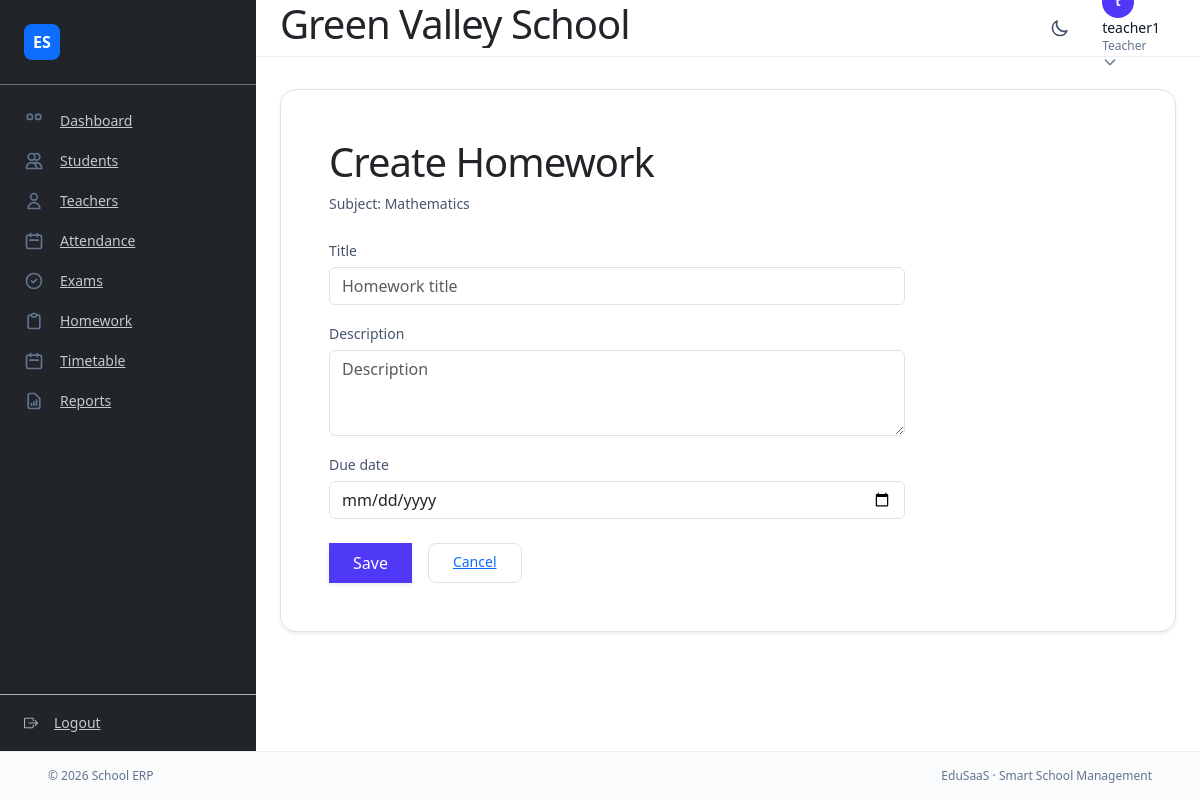
The page /teacher/homework/create/ (signed in) on the database its author committed.
### apps/accounts/models.py (models this page shows, shortened)
class User(AbstractUser):
    class Roles(models.TextChoices):
        SUPERADMIN = "SUPERADMIN", "Super admin"
        ADMIN = "ADMIN", "School admin"
        TEACHER = "TEACHER", "Teacher"
        STUDENT = "STUDENT", "Student"
    role = models.CharField(
        max_length=20,
        choices=Roles.choices,
        default=Roles.STUDENT,
    )
    school = models.ForeignKey(
        "core.School",
        on_delete=models.SET_NULL,
        null=True,
        blank=True,
        related_name="users",
        db_index=True,
    )
    phone_number = models.CharField(
        max_length=20,
        blank=True,
        help_text="Optional contact phone number.",
    )

### apps/core/models.py (models this page shows, shortened)
class Subject(models.Model):
    name = models.CharField(max_length=100, db_index=True)
    code = models.CharField(max_length=50, blank=True, db_index=True)  # e.g. MATH101, PHY101
    classroom = models.ForeignKey(
        ClassRoom,
        on_delete=models.CASCADE,
        null=True,
        blank=True,
        related_name="subjects",
    )
    teacher = models.ForeignKey(
        "Teacher",
        on_delete=models.SET_NULL,
        null=True,
        blank=True,
        related_name="assigned_subjects",
    )
    academic_year = models.ForeignKey(
        "AcademicYear",
        on_delete=models.CASCADE,
        related_name="subjects",
        null=True,
        blank=True,
    )
    school = models.ForeignKey(
        School,
        on_delete=models.CASCADE,
        related_name="subjects",
    )
    class Meta:
        constraints = [
            models.UniqueConstraint(
                fields=["code", "classroom", "academic_year"],
                condition=Q(code__gt="", academic_year__isnull=False),
                name="unique_subject_code_per_class_year",
            ),
        ]

### apps/core/views.py (the view)
# urls.py: path("teacher/homework/create/", views.create_homework, name="create_homework"),
@teacher_required
def create_homework(request):
    from .forms import TeacherHomeworkForm
    teacher = getattr(request.user, "teacher_profile", None)
    subject = None
    if teacher:
        subject = teacher.subjects.first() or teacher.subject
    if not teacher or not subject:
        messages.warning(request, "You must be assigned a subject before creating homework.")
        return redirect("core:teacher_dashboard")
    if request.method == "POST":
        form = TeacherHomeworkForm(request.POST)
        if form.is_valid():
            hw = form.save(commit=False)
            hw.teacher = teacher
            hw.subject = subject
            hw.save()
            messages.success(request, "Homework created successfully.")
            return redirect("core:teacher_dashboard")
    else:
        form = TeacherHomeworkForm()
    return render(request, "core/teacher/homework_form.html", {"form": form, "title": "Create Homework", "subject": subject})

### apps/core/forms.py
class TeacherHomeworkForm(forms.ModelForm):
    class Meta:
        model = Homework
        fields = ["title", "description", "due_date"]
        widgets = {
            "title": forms.TextInput(attrs={"class": INPUT_CLASS, "placeholder": "Homework title"}),
            "description": forms.Textarea(attrs={"class": INPUT_CLASS, "rows": 3, "placeholder": "Description"}),
            "due_date": forms.DateInput(attrs={"type": "date", "class": INPUT_CLASS}),
        }

### templates/core/teacher/homework_form.html (shortened to what this page needs)
{% extends "base.html" %}
{% block content %}
<div class="space-y-6 max-w-xl">
  <div>
    <h1 class="text-xl font-semibold tracking-tight text-slate-900 dark:text-slate-50">
      {{ title }}
    </h1>
    {% if subject %}
      <p class="mt-1 text-sm text-slate-600 dark:text-slate-300">
        Subject: {{ subject.name }}
      </p>
    {% endif %}
  </div>
  <form method="post" class="space-y-4">
    {% for field in form %}
      <div class="space-y-1.5">
        <label for="{{ field.id_for_label }}" class="block text-sm font-medium text-slate-600 dark:text-slate-300">
          {{ field.label }}
        </label>
        {{ field }}
      </div>
    {% endfor %}
    <div class="flex gap-3 pt-2">
      <button type="submit" class="rounded-lg bg-indigo-600 px-4 py-2 text-sm font-medium text-white shadow-sm hover:bg-indigo-700 focus:outline-none focus:ring-2 focus:ring-indigo-500 focus:ring-offset-2">
        Save
      </button>
      <a href="{% url 'core:teacher_dashboard' %}" class="rounded-lg border border-slate-200 dark:border-slate-700 px-4 py-2 text-sm font-medium text-slate-700 dark:text-slate-300 hover:bg-slate-50 dark:hover:bg-slate-800">
        Cancel
      </a>
    </div>
  </form>
</div>
{% endblock %}

### templates/base.html (shortened to what this page needs)
<!DOCTYPE html>
{% load static %}
<html lang="en" class="h-full">
  <head>
    {% load tailwind_tags %}
    {% tailwind_css %}
    <link href="https://cdn.jsdelivr.net/npm/bootstrap@5.3.3/dist/css/bootstrap.min.css" rel="stylesheet">
    <link href="https://cdn.jsdelivr.net/npm/bootstrap-icons@1.11.3/font/bootstrap-icons.min.css" rel="stylesheet">
  </head>
  <body class="h-full bg-slate-100 text-slate-900 dark:bg-slate-950 dark:text-slate-100">
    <div class="min-h-screen flex flex-col">
      {% if request.user.is_authenticated %}
        <div class="flex flex-1 min-h-0">
          <aside class="hidden md:flex md:flex-col w-64 flex-shrink-0 bg-dark">
            <div class="p-4 border-bottom border-secondary">
              <span class="rounded-3 bg-primary text-white fw-semibold d-inline-flex align-items-center justify-content-center" style="width:36px;height:36px">ES</span>
            </div>
            <nav class="flex-1 px-2 py-3 overflow-y-auto">
              <a href="{% if request.user.role == 'SUPERADMIN' %}{% url 'core:super_admin_dashboard' %}{% elif request.user.role == 'ADMIN' %}{% url 'core:admin_dashboard' %}{% elif request.user.role == 'TEACHER' %}{% url 'core:teacher_dashboard' %}{% else %}{% url 'core:student_dashboard' %}{% endif %}" class="flex items-center gap-3 rounded-lg px-3 py-2.5 text-sm font-medium text-slate-700 dark:text-slate-200 hover:bg-slate-100 dark:hover:bg-slate-800 transition">
                Dashboard
              </a>
              <a href="{% if request.user.role == 'ADMIN' %}{% url 'core:school_students_list' %}{% else %}{% url 'core:students_list' %}{% endif %}" class="flex items-center gap-3 rounded-lg px-3 py-2.5 text-sm font-medium text-slate-700 dark:text-slate-200 hover:bg-slate-100 dark:hover:bg-slate-800 transition">
                <svg class="h-5 w-5 text-slate-500" fill="none" stroke="currentColor" viewBox="0 0 24 24"><path stroke-linecap="round" stroke-linejoin="round" stroke-width="2" d="M12 4.354a4 4 0 110 5.292M15 21H3v-1a6 6 0 0112 0v1zm0 0h6v-1a6 6 0 00-9-5.197M13 7a4 4 0 11-8 0 4 4 0 018 0z"></path></svg>
                Students
              </a>
              <a href="{% if request.user.role == 'ADMIN' %}{% url 'core:school_teachers_list' %}{% else %}{% url 'core:teachers_list' %}{% endif %}" class="flex items-center gap-3 rounded-lg px-3 py-2.5 text-sm font-medium text-slate-700 dark:text-slate-200 hover:bg-slate-100 dark:hover:bg-slate-800 transition">
                <svg class="h-5 w-5 text-slate-500" fill="none" stroke="currentColor" viewBox="0 0 24 24"><path stroke-linecap="round" stroke-linejoin="round" stroke-width="2" d="M16 7a4 4 0 11-8 0 4 4 0 018 0zM12 14a7 7 0 00-7 7h14a7 7 0 00-7-7z"></path></svg>
                Teachers
              </a>
              <a href="{% if request.user.role == 'STUDENT' %}{% url 'core:student_attendance' %}{% elif request.user.role == 'TEACHER' %}{% url 'core:bulk_attendance' %}{% else %}{% url 'core:attendance_list' %}{% endif %}" class="flex items-center gap-3 rounded-lg px-3 py-2.5 text-sm font-medium text-slate-700 dark:text-slate-200 hover:bg-slate-100 dark:hover:bg-slate-800 transition">
                <svg class="h-5 w-5 text-slate-500" fill="none" stroke="currentColor" viewBox="0 0 24 24"><path stroke-linecap="round" stroke-linejoin="round" stroke-width="2" d="M8 7V3m8 4V3m-9 8h10M5 21h14a2 2 0 002-2V7a2 2 0 00-2-2H5a2 2 0 00-2 2v12a2 2 0 002 2z"></path></svg>
                Attendance
              </a>
              <a href="{% if request.user.role == 'STUDENT' %}{% url 'core:student_exams_list' %}{% elif request.user.role == 'TEACHER' %}{% url 'core:teacher_exams' %}{% else %}{% url 'core:marks_list' %}{% endif %}" class="flex items-center gap-3 rounded-lg px-3 py-2.5 text-sm font-medium text-slate-700 dark:text-slate-200 hover:bg-slate-100 dark:hover:bg-slate-800 transition">
                <svg class="h-5 w-5 text-slate-500" fill="none" stroke="currentColor" viewBox="0 0 24 24"><path stroke-linecap="round" stroke-linejoin="round" stroke-width="2" d="M9 12l2 2 4-4m6 2a9 9 0 11-18 0 9 9 0 0118 0z"></path></svg>
                {% if request.user.role == 'TEACHER' %}Exams{% else %}Marks{% endif %}
              </a>
              <a href="{% url 'core:homework_list' %}" class="flex items-center gap-3 rounded-lg px-3 py-2.5 text-sm font-medium text-slate-700 dark:text-slate-200 hover:bg-slate-100 dark:hover:bg-slate-800 transition">
                <svg class="h-5 w-5 text-slate-500" fill="none" stroke="currentColor" viewBox="0 0 24 24"><path stroke-linecap="round" stroke-linejoin="round" stroke-width="2" d="M9 5H7a2 2 0 00-2 2v12a2 2 0 002 2h10a2 2 0 002-2V7a2 2 0 00-2-2h-2M9 5a2 2 0 002 2h2a2 2 0 002-2M9 5a2 2 0 012-2h2a2 2 0 012 2"></path></svg>
                Homework
              </a>
              <a href="{% if request.user.role == 'ADMIN' %}{% url 'timetable:school_timetable_index' %}{% elif request.user.role == 'TEACHER' %}{% url 'timetable:teacher_timetable' %}{% elif request.user.role == 'STUDENT' %}{% url 'timetable:student_timetable' %}{% else %}{% url 'core:reports_list' %}{% endif %}" class="flex items-center gap-3 rounded-lg px-3 py-2.5 text-sm font-medium text-slate-700 dark:text-slate-200 hover:bg-slate-100 dark:hover:bg-slate-800 transition">
                <svg class="h-5 w-5 text-slate-500" fill="none" stroke="currentColor" viewBox="0 0 24 24"><path stroke-linecap="round" stroke-linejoin="round" stroke-width="2" d="M8 7V3m8 4V3m-9 8h10M5 21h14a2 2 0 002-2V7a2 2 0 00-2-2H5a2 2 0 00-2 2v12a2 2 0 002 2z"></path></svg>
                Timetable
              </a>
              <a href="{% if request.user.role == 'STUDENT' %}{% url 'core:student_reports' %}{% else %}{% url 'core:reports_list' %}{% endif %}" class="flex items-center gap-3 rounded-lg px-3 py-2.5 text-sm font-medium text-slate-700 dark:text-slate-200 hover:bg-slate-100 dark:hover:bg-slate-800 transition">
                <svg class="h-5 w-5 text-slate-500" fill="none" stroke="currentColor" viewBox="0 0 24 24"><path stroke-linecap="round" stroke-linejoin="round" stroke-width="2" d="M9 17v-2m3 2v-4m3 4v-6m2 10H7a2 2 0 01-2-2V5a2 2 0 012-2h5.586a1 1 0 01.707.293l5.414 5.414a1 1 0 01.293.707V19a2 2 0 01-2 2z"></path></svg>
                Reports
              </a>
            </nav>
            <div class="p-2 border-t border-slate-200/70 dark:border-slate-800/70">
              <a href="{% url 'accounts:logout' %}" class="flex items-center gap-3 rounded-lg px-3 py-2.5 text-sm font-medium text-rose-600 dark:text-rose-400 hover:bg-rose-50 dark:hover:bg-rose-950/40 transition">
                <i class="bi bi-box-arrow-right"></i>
                <span>Logout</span>
              </a>
            </div>
          </aside>
          <div class="flex flex-col flex-1 min-w-0">
            <header class="flex-shrink-0 border-b border-slate-200/70 dark:border-slate-700/70 bg-white dark:bg-slate-900/95 backdrop-blur">
              <div class="flex items-center justify-between h-14 px-4 lg:px-6">
                <h1 class="text-base font-semibold tracking-tight text-slate-900 dark:text-slate-50 truncate">
                </h1>
                <div class="flex items-center gap-2">
                  <button type="button" onclick="toggleTheme()" class="rounded-lg p-2 text-slate-600 dark:text-slate-400 hover:bg-slate-100 dark:hover:bg-slate-800 transition" title="Toggle theme">
                    <svg class="h-5 w-5" fill="none" stroke="currentColor" viewBox="0 0 24 24"><path stroke-linecap="round" stroke-linejoin="round" stroke-width="2" d="M20.354 15.354A9 9 0 018.646 3.646 9.003 9.003 0 0012 21a9.003 9.003 0 008.354-5.646z"></path></svg>
                  </button>
                  <details class="relative group">
                    <summary class="flex items-center gap-2 rounded-lg px-3 py-2 cursor-pointer hover:bg-slate-100 dark:hover:bg-slate-800 transition list-none [&::-webkit-details-marker]:hidden">
                      <div class="inline-flex h-8 w-8 items-center justify-center rounded-full bg-indigo-600 text-xs font-semibold text-white">
                      </div>
                      <div class="hidden sm:block text-left">
                        <span class="block text-sm font-medium text-slate-900 dark:text-slate-50 truncate max-w-[120px]">{{ request.user.get_full_name|default:request.user.username }}</span>
                        <span class="block text-xs text-slate-500 dark:text-slate-400">{{ request.user.get_role_display|default:"User" }}</span>
                      </div>
                      <svg class="h-4 w-4 text-slate-500" fill="none" stroke="currentColor" viewBox="0 0 24 24"><path stroke-linecap="round" stroke-linejoin="round" stroke-width="2" d="M19 9l-7 7-7-7"></path></svg>
                    </summary>
                  </details>
                </div>
              </div>
            </header>
      {% endif %}
            <main class="flex-1 overflow-auto">
              <div class="mx-auto max-w-6xl px-4 py-6 lg:py-8">
                <section class="rounded-2xl bg-white dark:bg-slate-900 shadow-sm shadow-slate-900/5 border border-slate-200 dark:border-slate-800 p-5 lg:p-6">
                  {% block content %}{% endblock %}
                </section>
              </div>
            </main>
        </div>
      {% if request.user.is_authenticated %}
        </div>
      {% endif %}
      <footer class="flex-shrink-0 border-t border-slate-200/70 dark:border-slate-800/70 bg-slate-50/80 dark:bg-slate-900/80">
        <div class="mx-auto max-w-6xl px-4 py-3 text-xs text-slate-500 dark:text-slate-400 flex justify-between gap-3">
          <span>© {% now "Y" %} School ERP</span>
          <span class="hidden sm:inline">EduSaaS · Smart School Management</span>
        </div>
      </footer>
    </div>
  </body>
</html>

### templates/base.html (style rules this page uses)
aside.bg-dark a { color: rgba(255,255,255,.75); }

### rows shown on the page
User: user.get_full_name "teacher1", user.role "Teacher"
Subject: name "Mathematics"

### other values the page prints
{{ title }} "Create Homework"
{{ field.label }} "Title" "Description" "Due date"
